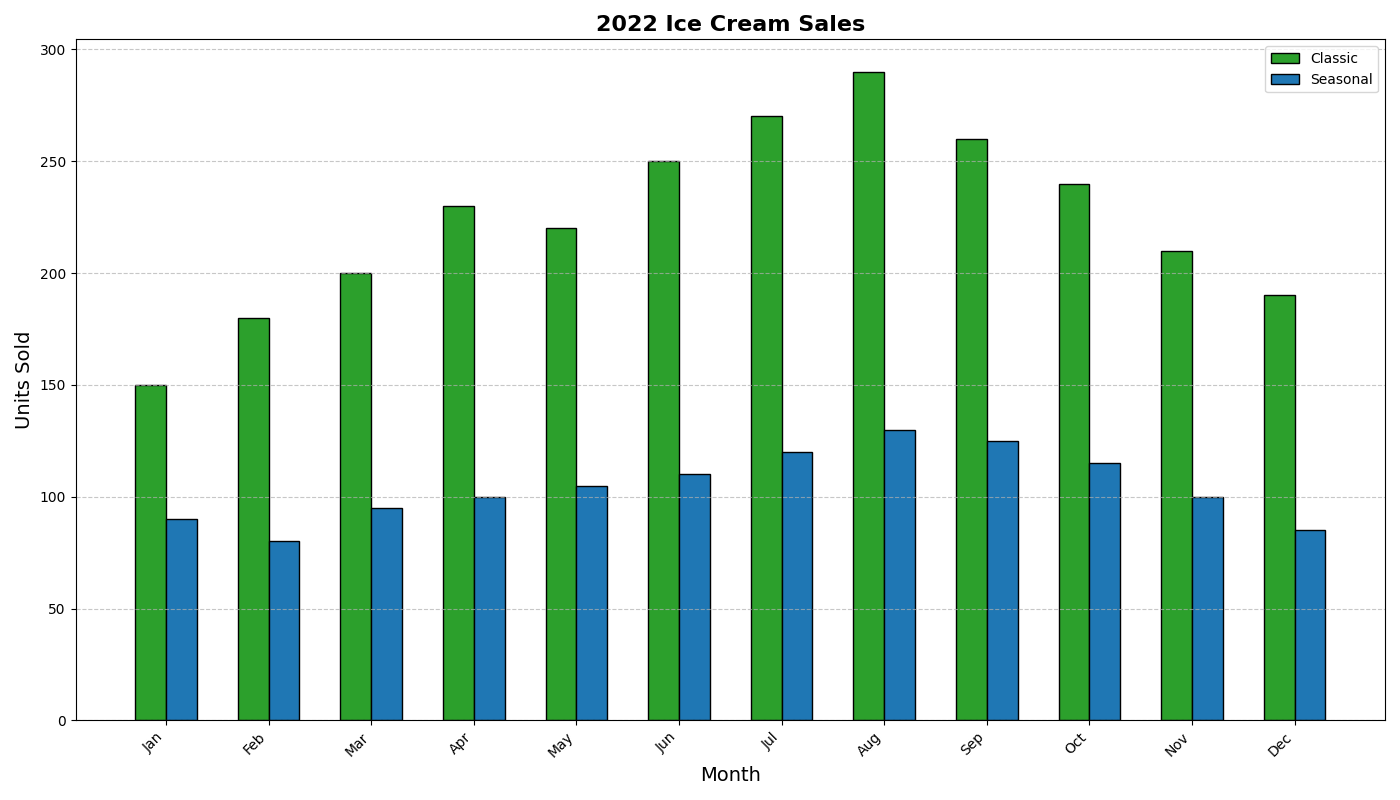

Write Python code to recreate this figure.
import matplotlib.pyplot as plt
import numpy as np

months = ["Jan", "Feb", "Mar", "Apr", "May", "Jun",
          "Jul", "Aug", "Sep", "Oct", "Nov", "Dec"]

classic_sales = np.array([150, 180, 200, 230, 220, 250, 270, 290, 260, 240, 210, 190])
seasonal_sales = np.array([90, 80, 95, 100, 105, 110, 120, 130, 125, 115, 100, 85])

x = np.arange(len(months))
width = 0.3

fig, ax1 = plt.subplots(figsize=(14, 8))

# Swapping colors between the two data groups
ax1.bar(x - width / 2, classic_sales, width, label='Classic', color='#2ca02c', edgecolor='black')
ax1.bar(x + width / 2, seasonal_sales, width, label='Seasonal', color='#1f77b4', edgecolor='black')

ax1.set_xlabel('Month', fontsize=14)
ax1.set_ylabel('Units Sold', fontsize=14)
ax1.set_title('2022 Ice Cream Sales', fontsize=16, fontweight='bold')
ax1.set_xticks(x)
ax1.set_xticklabels(months, rotation=45, ha='right')
ax1.legend()
ax1.yaxis.grid(True, linestyle='--', alpha=0.7)

plt.tight_layout()
plt.show()
